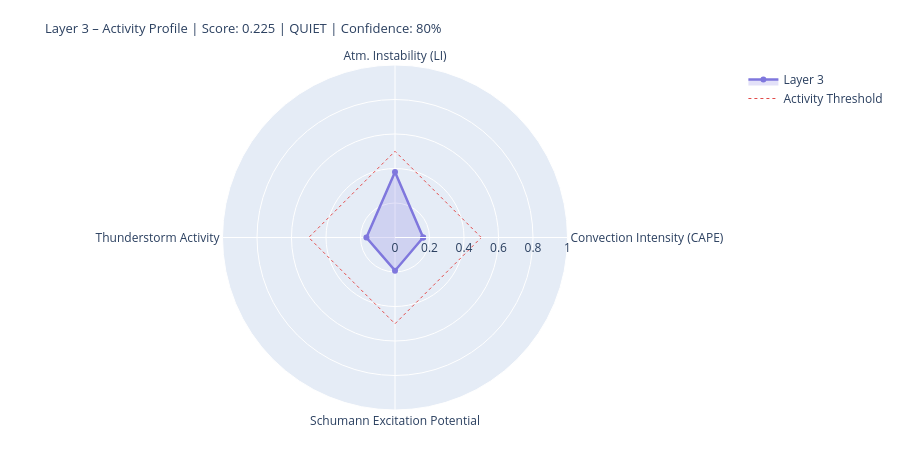

This figure's notebook cell:
### Markdown cell above
---
## 4. State Assessment & Handoff to Layer 4/5

### Code cell
# ============================================================
# LAYER-3-SCORE
# Five dynamic components
# ============================================================

def norm(v, lo, hi):
    if v is None or (isinstance(v, float) and math.isnan(v)): return None
    return round(max(0.0, min(1.0, (v - lo) / (hi - lo))), 4)

# --- 1) Convection intensity (global CAPE mean) ---
cape_mean = df_atm['cape'].dropna().mean() if not df_atm.empty else None
conv_score = norm(cape_mean, 0, 3000)
conv_src   = 'primary' if cape_mean is not None else 'missing'

# --- 2) Atmospheric instability (LI mean) ---
li_mean   = df_atm['li'].dropna().mean() if not df_atm.empty else None
# Negative LI = unstable → higher score
instab_score = norm(-li_mean if li_mean is not None else None, -6, 6)
instab_src   = 'primary' if li_mean is not None else 'missing'

# --- 3) Thunderstorm activity (mean thunder score + WMO count) ---
thunder_mean = df_atm['thunder_score'].mean() if not df_atm.empty else None
n_thunder    = int(df_atm['thunderstorm'].sum()) if not df_atm.empty else 0
thunder_score_val = norm(
    (thunder_mean or 0) * 0.7 + n_thunder * 0.1, 0, 1.0
) if thunder_mean is not None else None
thunder_src = 'primary'

# --- 4) Schumann excitation potential (weighted Schumann contribution) ---
schumann_pot = df_atm['schumann_contribution'].mean() if not df_atm.empty else None
# Boosted by Layer-2 thunderstorm trigger
if schumann_pot is not None and l2_thunder:
    schumann_pot = min(1.0, schumann_pot * 1.2)
schumann_score = norm(schumann_pot, 0, 1.0) if schumann_pot is not None else None
schumann_src   = 'derived'

# --- 5) Storm activity (NASA EONET) ---
# Distinction: None = data not loaded, 0.0 = loaded but no events
storm_score = None
storm_src   = 'missing'
if raw.get('storms') is not None:          # API reached successfully
    storm_score = norm(len(storm_events), 0, 30) if storm_events else 0.0
    storm_src   = 'primary'

# X-Ray and Kp: context only, not in dynamic score
# (X-Ray = Layer-0/4 driver; Kp = geomagnetic index, not a lightning proxy)
xray_context = None
if raw.get('xray'):
    df_xc = pd.DataFrame(raw['xray'])
    fc = next((c for c in df_xc.columns
               if any(k in c.lower() for k in ['flux','long']) and 'time' not in c.lower()),
              df_xc.columns[1])
    df_xc[fc] = pd.to_numeric(df_xc[fc], errors='coerce')
    xray_last = df_xc[fc].dropna().iloc[-1] if not df_xc[fc].dropna().empty else None
    if xray_last:
        xray_class = ('X' if xray_last>=1e-4 else 'M' if xray_last>=1e-5
                      else 'C' if xray_last>=1e-6 else 'B')
        xray_context = {'flux': float(xray_last), 'class': xray_class}
        print(f'X-Ray context: {xray_class}-class ({xray_last:.2e} W/m²)')

# --- Aggregate ---
COMPONENTS = {
    'Convection Intensity (CAPE)':  {'score': conv_score,       'source': conv_src,    'dynamic': True},
    'Atm. Instability (LI)':         {'score': instab_score,     'source': instab_src,  'dynamic': True},
    'Thunderstorm Activity':              {'score': thunder_score_val, 'source': thunder_src, 'dynamic': True},
    'Schumann Excitation Potential':   {'score': schumann_score,   'source': schumann_src,'dynamic': True},
    'Active Storm Events (EONET)': {'score': storm_score,      'source': storm_src,   'dynamic': True},
}

available   = {k: v['score'] for k, v in COMPONENTS.items() if v['score'] is not None}
unavailable = [k for k, v in COMPONENTS.items() if v['score'] is None]
layer3_score = round(sum(available.values()) / len(available), 4) if available else None
confidence   = round(len(available) / len(COMPONENTS), 2)
level = ('unknown' if layer3_score is None
         else 'quiet'   if layer3_score < 0.3
         else 'moderate' if layer3_score < 0.6
         else 'active')
dominant_l3 = max(available, key=available.get) if available else 'none'

# --- Ausgabe ---
W = 68
print('=' * W)
print('LAYER 3 – ATMOSPHERE / WEATHER / THUNDERSTORMS – STATE ASSESSMENT')
print('=' * W)
for name, comp in COMPONENTS.items():
    s = comp['score']
    if s is not None:
        bar = '█' * int(s * 20) + '░' * (20 - int(s * 20))
        print(f'  {name:<36} {bar}  {s:.3f}  [{comp["source"]}]')
    else:
        print(f'  {name:<36} {"─" * 20}  n/a   [missing]')
print('-' * W)
print(f'  Score:        {layer3_score:.3f}  ({len(available)}/{len(COMPONENTS)} components)')
print(f'  Confidence:   {confidence:.0%}')
print(f'  Level:        {level.upper()}')
print(f'  Dominant:     {dominant_l3}')
print(f'  CAPE mean:    {cape_mean:.0f} J/kg' if cape_mean else '  CAPE mean:    n/a')
print(f'  LI mean:      {li_mean:.1f} K' if li_mean is not None else '  LI mean:      n/a')
print(f'  Thunderstorms:{n_thunder} points (WMO)  +  {len(storm_events)} NASA EONET')
print('=' * W)

# Radar
cats   = list(available.keys())
vals_r = list(available.values())
if len(cats) >= 3:
    fig = go.Figure()
    fig.add_trace(go.Scatterpolar(
        r=vals_r + [vals_r[0]], theta=cats + [cats[0]],
        fill='toself', fillcolor='rgba(127,119,221,0.22)',
        line=dict(color='#7F77DD', width=2.5), name='Layer 3'
    ))
    fig.add_trace(go.Scatterpolar(
        r=[0.5] * (len(cats)+1), theta=cats + [cats[0]],
        line=dict(color='#E24B4A', dash='dot', width=1),
        mode='lines', name='Activity Threshold'
    ))
    fig.update_layout(
        title=dict(
            text=f'Layer 3 – Activity Profile | Score: {layer3_score:.3f} | {level.upper()} | Confidence: {confidence:.0%}',
            font=dict(size=13)
        ),
        polar=dict(radialaxis=dict(visible=True, range=[0, 1])),
        height=450, showlegend=True,
        margin=dict(l=60, r=60, t=65, b=40)
    )
    fig.show()

### Figure 1 — Plotly figure (JSON) as saved in the notebook; plotly's stock layout.template omitted (floating-point values rounded to 4 significant figures)
{"data": [{"fill": "toself", "fillcolor": "rgba(127,119,221,0.22)", "line": {"color": "#7F77DD", "width": 2.5}, "name": "Layer 3", "r": [0.1633, 0.38, 0.1658, 0.1924, 0.1633], "theta": ["Convection Intensity (CAPE)", "Atm. Instability (LI)", "Thunderstorm Activity", "Schumann Excitation Potential", "Convection Intensity (CAPE)"], "type": "scatterpolar"}, {"line": {"color": "#E24B4A", "dash": "dot", "width": 1}, "mode": "lines", "name": "Activity Threshold", "r": [0.5, 0.5, 0.5, 0.5, 0.5], "theta": ["Convection Intensity (CAPE)", "Atm. Instability (LI)", "Thunderstorm Activity", "Schumann Excitation Potential", "Convection Intensity (CAPE)"], "type": "scatterpolar"}], "layout": {"height": 450, "margin": {"b": 40, "l": 60, "r": 60, "t": 65}, "polar": {"radialaxis": {"range": [0, 1], "visible": true}}, "showlegend": true, "title": {"font": {"size": 13}, "text": "Layer 3 – Activity Profile | Score: 0.225 | QUIET | Confidence: 80%"}}}
